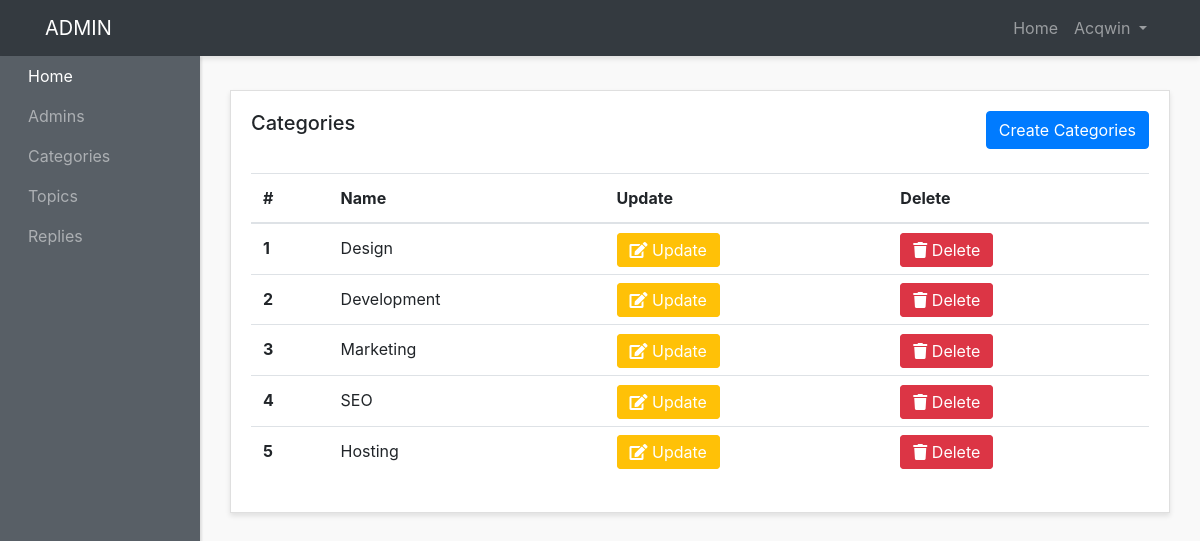
The app's page /admin-panel/categories-admins/show-categories.php (signed in) with its own data.
### tables this page shows
CREATE TABLE `categories` (
  `id` int(5) NOT NULL,
  `name` varchar(200) NOT NULL,
  `created_at` timestamp NOT NULL DEFAULT current_timestamp()
);

### admin-panel/categories-admins/show-categories.php (the view, shortened to what this page needs)
<?php require "../layouts/header.php"; ?>
<?php require "../../config/conf.php"; ?>
<?php
  $Categories = $conn->query("SELECT * FROM categories");
  $Categories->EXECUTE();
  $allCategories = $Categories->fetchAll(PDO::FETCH_OBJ);
?>
<div class="row">
    <div class="col">
        <div class="card">
            <div class="card-body">
                <h5 class="card-title mb-4 d-inline">Categories</h5>
                <a  href="<?php echo ADMINURL; ?>/categories-admins/create-category.php" class="btn btn-primary mb-4 text-center float-right">Create Categories</a>
                <table class="table">
                    <thead>
                        <tr>
                            <th scope="col">#</th>
                            <th scope="col">Name</th>
                            <th scope="col">Update</th>
                            <th scope="col">Delete</th>
                        </tr>
                    </thead>
                    <tbody>
                        <?php foreach($allCategories as $Category) : ?>
                        <tr>
                            <th scope="row"><?php echo $Category->id; ?></th>
                            <td><?php echo $Category->name; ?></td>
                            <td>
                                <a href="update-category.php?id=<?php echo $Category->id; ?>" class="btn btn-warning text-white text-center d-none d-sm-inline">
                                    <i class="fas fa-edit"></i> Update
                                </a>
                            </td>
                            <td>
                                <a href="delete-category.php?id=<?php echo $Category->id; ?>" class="btn btn-danger text-center d-none d-sm-inline">
                                    <i class="fas fa-trash"></i> Delete
                                </a>
                            </td>
                        </tr>
                        <?php endforeach; ?>
                    </tbody>
                </table>
            </div>
        </div>
    </div>
</div>
      <?php require "../layouts/footer.php"; ?>

### admin-panel/styles/style.css (style rules this page uses)
body { background:#f9f9f9; }
.card { margin-bottom: 15px; border-radius:0; box-shadow: 0 3px 5px rgba(0,0,0,.1); }

### records on screen
categories: id "1", name "Design"
categories: id "2", name "Development"
categories: id "3", name "Marketing"
categories: id "4", name "SEO"
categories: id "5", name "Hosting"

### other values on screen
$_SESSION['adminname'] "Acqwin"
